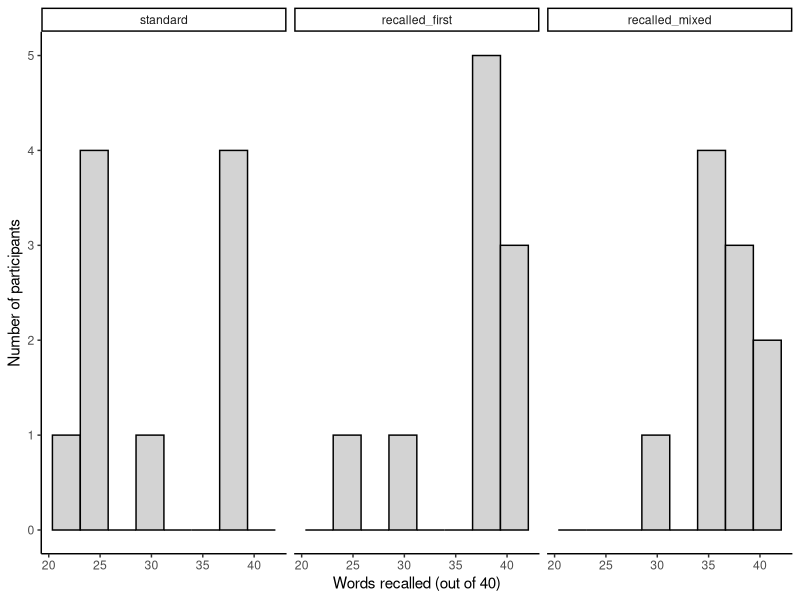
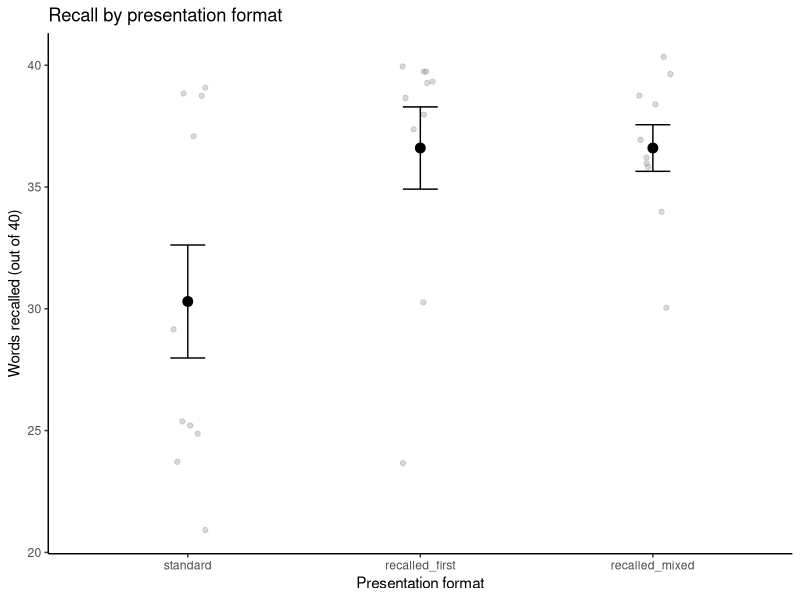

Here is the R script that generated these plots, in order:
## ---- chunk 1
knitr::opts_chunk$set(echo = TRUE, message = FALSE, warning = FALSE)
## ---- chunk 2
library(readr)
library(dplyr)
library(ggplot2)

recall <- read_csv("recall_format_data.csv")
head(recall)
count(recall, condition)
## ---- chunk 3
1 - 0.95^3
## ---- chunk 4
recall$iv <- factor(recall$condition, levels = c("standard", "recalled_first", "recalled_mixed"))
recall$dv <- recall$words_recalled

desc_table <- recall %>%
  group_by(iv) %>%
  summarise(M = mean(dv), SD = sd(dv), n = n(), SE = SD / sqrt(n))
desc_table
## ---- chunk 5
ggplot(recall, aes(x = dv)) +
  geom_histogram(bins = 8, fill = "lightgrey", color = "black") +
  facet_wrap(~ iv) +
  labs(x = "Words recalled (out of 40)", y = "Number of participants") +
  theme_classic()
## ---- chunk 6
anova_result <- aov(dv ~ iv, data = recall)
summary(anova_result)
## ---- chunk 7
# EDIT: replace each 1 with the Sum Sq value from the table above
SS_iv  <- 1    # REPLACE 1
SS_res <- 1    # REPLACE 1
eta_sq <- SS_iv / (SS_iv + SS_res)
eta_sq
## ---- chunk 8
TukeyHSD(anova_result)
## ---- chunk 9
ggplot(desc_table, aes(x = iv, y = M)) +
  geom_jitter(data = recall, aes(x = iv, y = dv), width = 0.08, alpha = 0.3, color = "grey50") +
  geom_point(size = 3) +
  geom_errorbar(aes(ymin = M - SE, ymax = M + SE), width = 0.15) +
  labs(title = "Recall by presentation format",
       x = "Presentation format", y = "Words recalled (out of 40)") +
  theme_classic()
